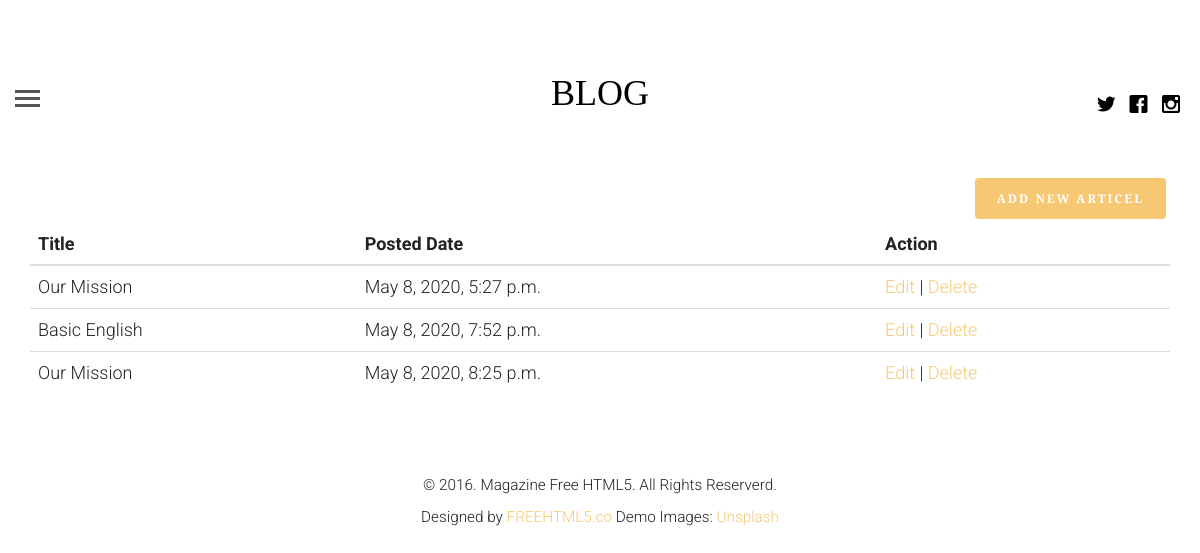
/logged_in_profile (signed in), run on the app's committed database.
### blogApp/models.py (models this page shows, shortened)
class Article(models.Model):
    article_author = models.ForeignKey(Author,on_delete=models.CASCADE)
    title          = models.CharField(max_length=200)
    body           = models.TextField()
    image          = models.FileField(default="")
    posted_on      = models.DateTimeField(auto_now=False, auto_now_add=True)
    updated_on     = models.DateTimeField(auto_now=True, auto_now_add=False)
    category       = models.ForeignKey(Category,on_delete=models.CASCADE)

### blogApp/views.py (the view, shortened to what this page needs)
# urls.py: path('logged_in_profile',views.getProfile , name="logged_in_profile"),
def getProfile(request):
    if request.user.is_authenticated:
        user =get_object_or_404(User , id=request.user.id)
        author_profile=Author.objects.filter(name=user.id)
        if author_profile:
            authorUser=get_object_or_404(Author , name=request.user.id)
            post = Article.objects.filter(article_author=authorUser)
            return render(request , "logged_in_profile.html" , {'post':post ,'user':authorUser})
    else:
        return redirect('login')

### templates/logged_in_profile.html (shortened to what this page needs)
{% extends 'base.html' %}
{% load static %}
{% block content %}
        <div class="container">
        <a href="{% url 'blog:createPost' %}" class="btn btn-primary pull-right">ADD NEW ARTICEL</a>
        <table class="table">
            <thead>
                <tr>
                    <th scope="col">Title</th>
                    <th scope="col">Posted Date</th>
                    <th scope="col">Action</th>
                </tr>
            </thead>
            <tbody>
                {% for data in post %}
                <tr>
                    <td>{{ data.title }}</td>
                    <td>{{ data.posted_on }}</td>
                    <td>
                        <a href="{% url 'blog:update' id=data.id %}">Edit</a> | <a href="{% url 'blog:delete' id=data.id %}">Delete</a>
                    </td>
                </tr>
                {% endfor %}
            </tbody>
        </table>
    </div>
{% endblock %}

### static/css/style.css (style rules this page uses)
html { background: #fff; }
body { font-family: "Roboto", arial, sans-serif; font-size: 18px; font-weight: 300; line-height: 1.8; color: #222; background: #fff; }
a { color: #f7c873; -webkit-transition: 0.5s; -o-transition: 0.5s; transition: 0.5s; }
.btn { margin-right: 4px; margin-bottom: 4px; font-family: "Playfair Display", times, serif; font-size: 12px; letter-spacing: 2px; text-transform: uppercase; font-weight: 700; -webkit-border-radius: 4px; -moz-border-radius: 4px; -ms-border-radius: 4px; border-radius: 4px; -webkit-transition: 0.5s; -o-transition: 0.5s; transition: 0.5s; }
.btn-primary { background: #f7c873; color: #fff; border: 2px solid #f7c873; }

### data on the page
Article: title "Our Mission", posted_on "May 8, 2020, 5:27 p.m."
Article: title "Basic English", posted_on "May 8, 2020, 7:52 p.m."
Article: title "Our Mission", posted_on "May 8, 2020, 8:25 p.m."
